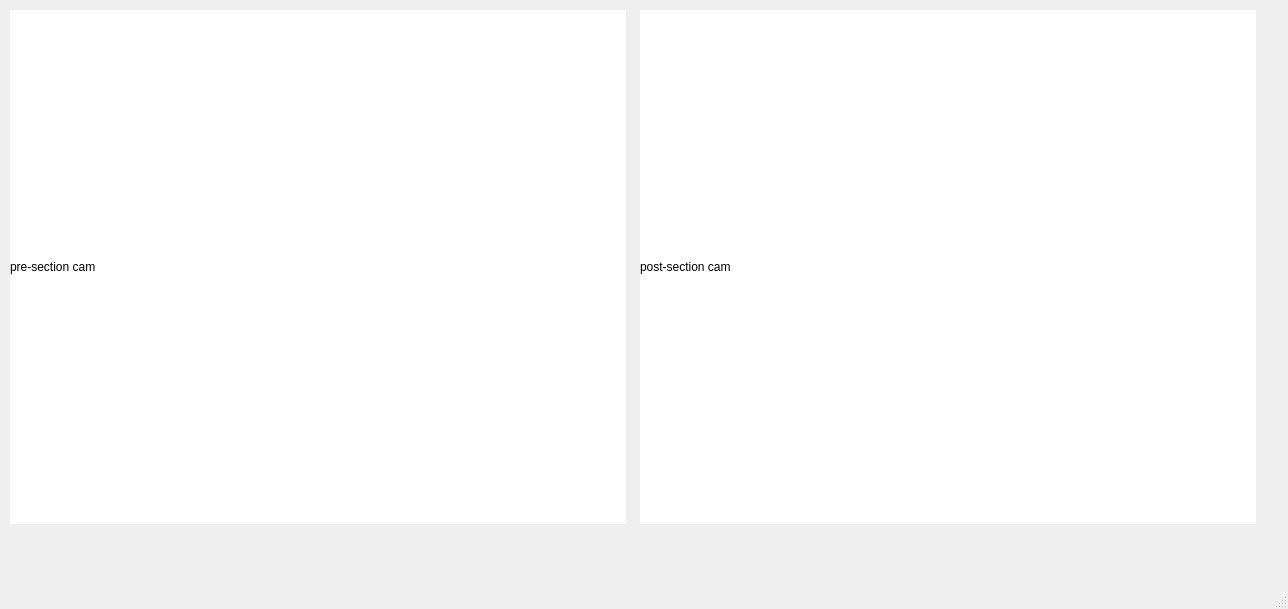
<?xml version="1.0" encoding="UTF-8"?>
<ui version="4.0">
 <class>MainWindow</class>
 <widget class="QMainWindow" name="MainWindow">
  <property name="geometry">
   <rect>
    <x>0</x>
    <y>0</y>
    <width>1288</width>
    <height>609</height>
   </rect>
  </property>
  <property name="windowTitle">
   <string>MainWindow</string>
  </property>
  <widget class="QWidget" name="centralwidget">
   <widget class="QLabel" name="_cam_presection">
    <property name="geometry">
     <rect>
      <x>10</x>
      <y>10</y>
      <width>616</width>
      <height>514</height>
     </rect>
    </property>
    <property name="autoFillBackground">
     <bool>false</bool>
    </property>
    <property name="styleSheet">
     <string notr="true">background: rgb(255,255,255)</string>
    </property>
    <property name="text">
     <string>pre-section cam</string>
    </property>
   </widget>
   <widget class="QLabel" name="_cam_postsection">
    <property name="geometry">
     <rect>
      <x>640</x>
      <y>10</y>
      <width>616</width>
      <height>514</height>
     </rect>
    </property>
    <property name="styleSheet">
     <string notr="true">background: rgb(255,255,255)</string>
    </property>
    <property name="text">
     <string>post-section cam</string>
    </property>
   </widget>
  </widget>
  <widget class="QMenuBar" name="menubar">
   <property name="geometry">
    <rect>
     <x>0</x>
     <y>0</y>
     <width>1288</width>
     <height>31</height>
    </rect>
   </property>
  </widget>
  <widget class="QStatusBar" name="statusbar"/>
 </widget>
 <resources/>
 <connections/>
</ui>
